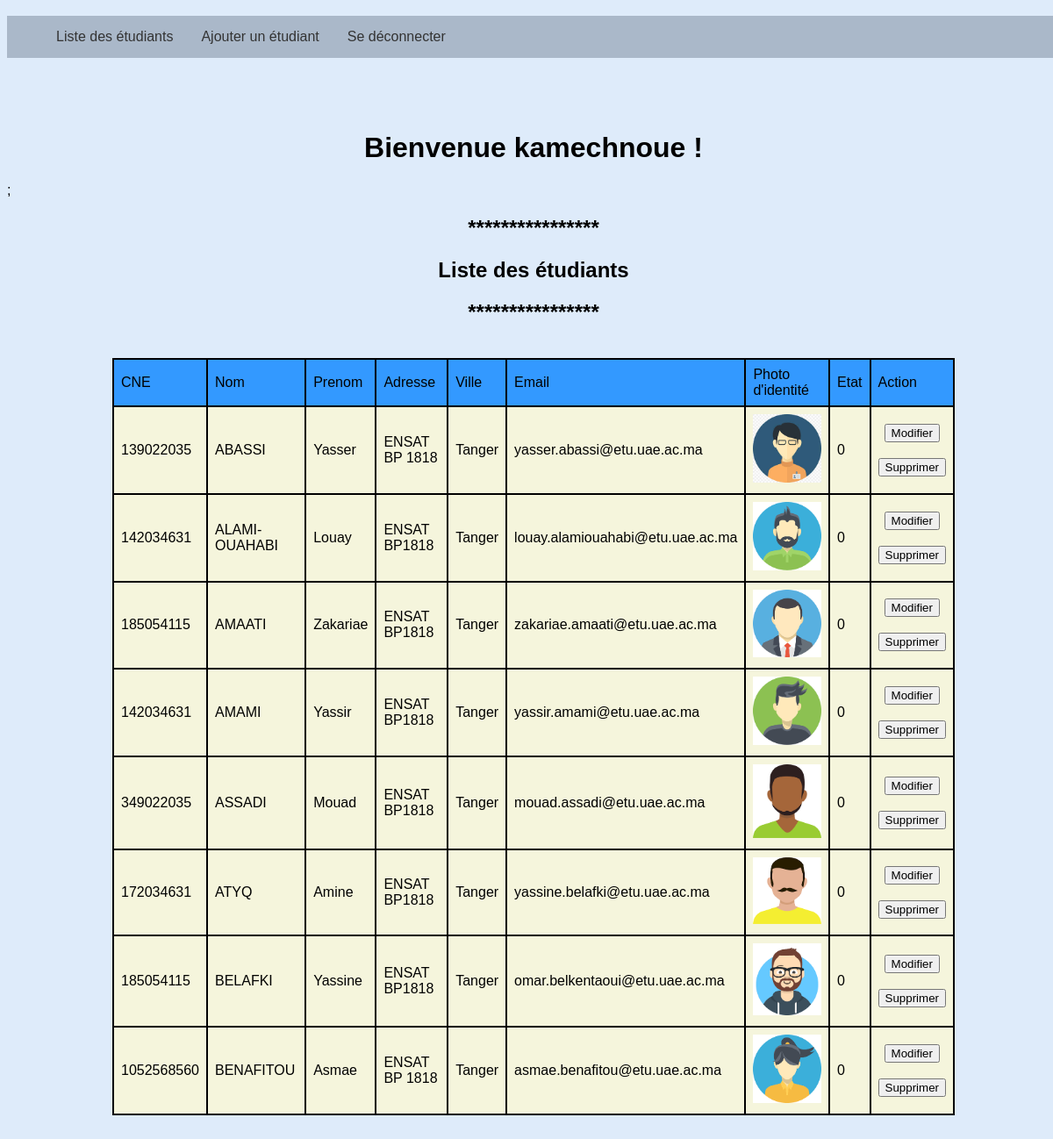
Page /allMembers.php (signed in) on the committed database.
### tables this page shows
CREATE TABLE `eleves` (
  `ID_eleve` int(11) NOT NULL,
  `CNE` varchar(10) NOT NULL,
  `Nom` varchar(15) NOT NULL,
  `Prenom` varchar(15) NOT NULL,
  `Adresse` varchar(100) NOT NULL,
  `Ville` varchar(10) NOT NULL,
  `email` varchar(100) NOT NULL,
  `Photo` varchar(100) NOT NULL,
  `etat` tinyint(1) NOT NULL
);

### allMembers.php (the view, shortened to what this page needs)
<?php
if(isset($_SESSION['user'])){
?>
<!DOCTYPE html>
<html lang="en">
<head>
    <link rel="stylesheet" href="css/menuPrincipale.css">
</head>
<body>
<?php
    require "MySQL.php";
$sql1 = "SELECT * FROM eleves ;";
$res1 = mysqli_query($mysqli,$sql1);
?>
<thead>
<nav class="nav-horizontal">
  <div class="mask">
    <ul class="list">
      <li><a class="men" href="allMembers.php">Liste des étudiants</a></li>
      <li><a class="men" href="nouveauEtudiant.php">Ajouter un étudiant</a></li>
      <li><a class="men"href="deconnexion.php">Se déconnecter</a></li>
    </ul>
  </div>
</nav>
</thead>
<tbody>
<h1 class="h11">Bienvenue <?=$_SESSION['user']?> !</h1>;
<h2 class="h12">****************</h2>
<h2 class="h12">Liste des étudiants</h2>
<h2 class="h12">****************</h2>
<br>
        <table class="table1">
            <tr class="tete">
                <td>CNE</td>
                <td>Nom</td>
                <td>Prenom</td>
                <td>Adresse</td>
                <td>Ville</td>
                <td>Email</td>
                <td>Photo d'identité</td>
                <td>Etat</td>
                <td>Action</td>
            </tr>
            <?php
                while ($rows=mysqli_fetch_array($res1)) {
             ?>
            <tr>
                <td><?php echo $rows['CNE'];?></td>
                <td><?php echo $rows['Nom'];?></td>
                <td><?php echo $rows['Prenom'];?></td>
                <td><?php echo $rows['Adresse'];?></td>
                <td><?php echo $rows['Ville'];?></td>
                <td><?php echo $rows['email'];?></td>
                <td><img src="<?php echo $rows['Photo'];?>" width="100%"></td>
                <td><?php echo $rows['etat'];?></td>
                <td>
                <center><a href="update.php?editid=<?php echo htmlentities ($rows['ID_eleve']);?>"><button>Modifier</button></a> </center><br>
                <center><a href="delete.php?delid=<?php echo ($rows['ID_eleve']);?>" class="delete" onclick="return confirm('Do you really want to Delete ?');"><button>Supprimer</button></a> </center>
                </td>
            </tr>
            <?php
                }
             ?>
        </table>
        <br>
        <br>
</tbody>
</body>
</html>
<?php
}else{
    header('location:index.html?reponse=\"Violation d\'accés\"');
}
?>

### css/menuPrincipale.css (style rules this page uses)
.nav-horizontal { background-color: #AAB8C9; overflow: hidden; height: 3em; width: 100%; margin-top: -7.5%; }
.mask { height: 5em; width: 100%; overflow-x: auto; -webkit-overflow-scrolling: touch; }
.list { display: inline-table; margin: 0 auto; max-width: 100%; }
li { display: table-cell; }
.men { display: block; padding: 0 1em; text-decoration: none; color: #333; height: 3em; line-height: 3; }
* { box-sizing: border-box; }
body { font-family:sans-serif;padding-top: 100px;width:100vw;background-color:rgb(143, 152, 233); }

### allMembers.php (style rules this page uses)
.table1 { border-collapse: collapse; width: 80%; border: solid black 2px; margin-left: 10%; margin-right: 10%; background-color: beige; }
th, td { text-align: left; padding: 8px; border: solid black 2px; }
.h11 { text-align:center; color: black; margin-top: 7%; }
.h12 { text-align:center; color: black; }
.tete { background-color: #3399FF; }
body { background-color: #DEEBFA; }

### rows in the picture
eleves: CNE "139022035", Nom "ABASSI", Prenom "Yasser", Adresse "ENSAT BP 1818", Ville "Tanger", email "yasser.abassi@etu.uae.ac.ma", Photo (picture), etat "0"
eleves: CNE "142034631", Nom "ALAMI-OUAHABI", Prenom "Louay", Adresse "ENSAT BP1818", Ville "Tanger", email "louay.alamiouahabi@etu.uae.ac.ma", shows a picture, etat "0"
eleves: CNE "185054115", Nom "AMAATI", Prenom "Zakariae", Adresse "ENSAT BP1818", Ville "Tanger", email "zakariae.amaati@etu.uae.ac.ma", Photo (picture), etat "0"
eleves: CNE "142034631", Nom "AMAMI", Prenom "Yassir", Adresse "ENSAT BP1818", Ville "Tanger", email "yassir.amami@etu.uae.ac.ma", Photo (picture), etat "0"
eleves: CNE "349022035", Nom "ASSADI", Prenom "Mouad", Adresse "ENSAT BP1818", Ville "Tanger", email "mouad.assadi@etu.uae.ac.ma", Photo (picture), etat "0"
eleves: CNE "172034631", Nom "ATYQ", Prenom "Amine", Adresse "ENSAT BP1818", Ville "Tanger", email "yassine.belafki@etu.uae.ac.ma", Photo (picture), etat "0"
eleves: CNE "185054115", Nom "BELAFKI", Prenom "Yassine", Adresse "ENSAT BP1818", Ville "Tanger", email "omar.belkentaoui@etu.uae.ac.ma", Photo (picture), etat "0"
eleves: CNE "1052568560", Nom "BENAFITOU", Prenom "Asmae", Adresse "ENSAT BP 1818", Ville "Tanger", email "asmae.benafitou@etu.uae.ac.ma", Photo (picture), etat "0"

### other values in the picture
$_SESSION['user'] "kamechnoue"
